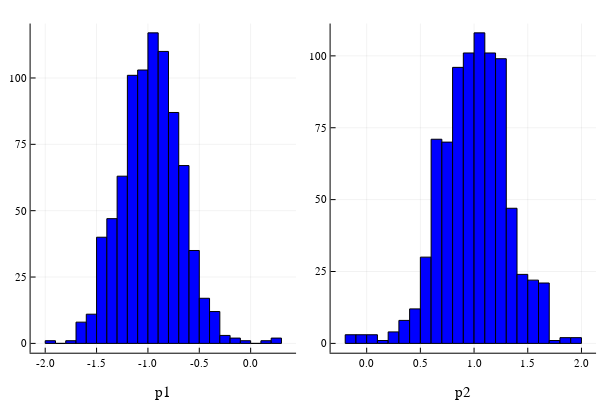
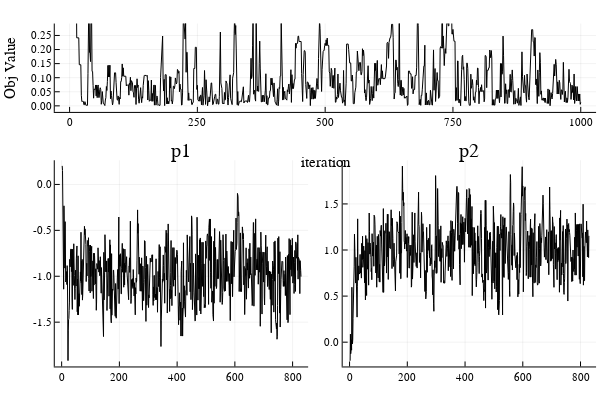

Notebook code cell kept with these figures, in order:
### Markdown cell above
## Inference
When using the BGP algorithm, inference can be done using the first chain. Other chains are used to explore the state space and help to exit local minima.

### Code cell
# Plot histograms for the first chain, the one with which inference should be done.
# Other chains are used to explore the space and avoid local minima
#-------------------------------------------------------------------------------
p1 = histogram(MA.chains[1])
display(p1)

if savePlots == true
    savefig(p1, joinpath(pwd(),"histogram.svg"))
end

# Plot the realization of the first chain
#----------------------------------------
p2 = plot(MA.chains[1])
if savePlots == true
    savefig(p2, joinpath(pwd(),"lines.svg"))
end
display(p2)

### Figure 1 — Plotly figure (JSON) as saved in the notebook; plotly's stock layout.template omitted (floating-point values rounded to 4 significant figures)
{"data": [{"fill": "tozeroy", "fillcolor": "rgba(0, 0, 255, 1.000)", "legendgroup": "y1", "line": {"color": "rgba(0, 0, 0, 1.000)", "dash": "solid", "width": 1}, "mode": "lines", "name": "y1", "showlegend": true, "type": "scatter", "x": [-0.2, -0.2, -0.1, -0.1, -0.2, -0.2], "xaxis": "x2", "y": [3, 0, 0, 3, 3, 3], "yaxis": "y2"}, {"fill": "tozeroy", "fillcolor": "rgba(0, 0, 255, 1.000)", "legendgroup": "y1", "line": {"color": "rgba(0, 0, 0, 1.000)", "dash": "solid", "width": 1}, "mode": "lines", "name": "y1", "showlegend": false, "type": "scatter", "x": [-0.1, -0.1, 0, 0, -0.1, -0.1], "xaxis": "x2", "y": [3, 0, 0, 3, 3, 3], "yaxis": "y2"}, {"fill": "tozeroy", "fillcolor": "rgba(0, 0, 255, 1.000)", "legendgroup": "y1", "line": {"color": "rgba(0, 0, 0, 1.000)", "dash": "solid", "width": 1}, "mode": "lines", "name": "y1", "showlegend": false, "type": "scatter", "x": [0, 0, 0.1, 0.1, 0, 0], "xaxis": "x2", "y": [3, 0, 0, 3, 3, 3], "yaxis": "y2"}, {"fill": "tozeroy", "fillcolor": "rgba(0, 0, 255, 1.000)", "legendgroup": "y1", "line": {"color": "rgba(0, 0, 0, 1.000)", "dash": "solid", "width": 1}, "mode": "lines", "name": "y1", "showlegend": false, "type": "scatter", "x": [0.1, 0.1, 0.2, 0.2, 0.1, 0.1], "xaxis": "x2", "y": [1, 0, 0, 1, 1, 1], "yaxis": "y2"}, {"fill": "tozeroy", "fillcolor": "rgba(0, 0, 255, 1.000)", "legendgroup": "y1", "line": {"color": "rgba(0, 0, 0, 1.000)", "dash": "solid", "width": 1}, "mode": "lines", "name": "y1", "showlegend": false, "type": "scatter", "x": [0.2, 0.2, 0.3, 0.3, 0.2, 0.2], "xaxis": "x2", "y": [4, 0, 0, 4, 4, 4], "yaxis": "y2"}, {"fill": "tozeroy", "fillcolor": "rgba(0, 0, 255, 1.000)", "legendgroup": "y1", "line": {"color": "rgba(0, 0, 0, 1.000)", "dash": "solid", "width": 1}, "mode": "lines", "name": "y1", "showlegend": false, "type": "scatter", "x": [0.3, 0.3, 0.4, 0.4, 0.3, 0.3], "xaxis": "x2", "y": [8, 0, 0, 8, 8, 8], "yaxis": "y2"}, {"fill": "tozeroy", "fillcolor": "rgba(0, 0, 255, 1.000)", "legendgroup": "y1", "line": {"color": "rgba(0, 0, 0, 1.000)", "dash": "solid", "width": 1}, "mode": "lines", "name": "y1", "showlegend": false, "type": "scatter", "x": [0.4, 0.4, 0.5, 0.5, 0.4, 0.4], "xaxis": "x2", "y": [12, 0, 0, 12, 12, 12], "yaxis": "y2"}, {"fill": "tozeroy", "fillcolor": "rgba(0, 0, 255, 1.000)", "legendgroup": "y1", "line": {"color": "rgba(0, 0, 0, 1.000)", "dash": "solid", "width": 1}, "mode": "lines", "name": "y1", "showlegend": false, "type": "scatter", "x": [0.5, 0.5, 0.6, 0.6, 0.5, 0.5], "xaxis": "x2", "y": [30, 0, 0, 30, 30, 30], "yaxis": "y2"}, {"fill": "tozeroy", "fillcolor": "rgba(0, 0, 255, 1.000)", "legendgroup": "y1", "line": {"color": "rgba(0, 0, 0, 1.000)", "dash": "solid", "width": 1}, "mode": "lines", "name": "y1", "showlegend": false, "type": "scatter", "x": [0.6, 0.6, 0.7, 0.7, 0.6, 0.6], "xaxis": "x2", "y": [71, 0, 0, 71, 71, 71], "yaxis": "y2"}, {"fill": "tozeroy", "fillcolor": "rgba(0, 0, 255, 1.000)", "legendgroup": "y1", "line": {"color": "rgba(0, 0, 0, 1.000)", "dash": "solid", "width": 1}, "mode": "lines", "name": "y1", "showlegend": false, "type": "scatter", "x": [0.7, 0.7, 0.8, 0.8, 0.7, 0.7], "xaxis": "x2", "y": [70, 0, 0, 70, 70, 70], "yaxis": "y2"}, {"fill": "tozeroy", "fillcolor": "rgba(0, 0, 255, 1.000)", "legendgroup": "y1", "line": {"color": "rgba(0, 0, 0, 1.000)", "dash": "solid", "width": 1}, "mode": "lines", "name": "y1", "showlegend": false, "type": "scatter", "x": [0.8, 0.8, 0.9, 0.9, 0.8, 0.8], "xaxis": "x2", "y": [96, 0, 0, 96, 96, 96], "yaxis": "y2"}, {"fill": "tozeroy", "fillcolor": "rgba(0, 0, 255, 1.000)", "legendgroup": "y1", "line": {"color": "rgba(0, 0, 0, 1.000)", "dash": "solid", "width": 1}, "mode": "lines", "name": "y1", "showlegend": false, "type": "scatter", "x": [0.9, 0.9, 1, 1, 0.9, 0.9], "xaxis": "x2", "y": [101, 0, 0, 101, 101, 101], "yaxis": "y2"}, {"fill": "tozeroy", "fillcolor": "rgba(0, 0, 255, 1.000)", "legendgroup": "y1", "line": {"color": "rgba(0, 0, 0, 1.000)", "dash": "solid", "width": 1}, "mode": "lines", "name": "y1", "showlegend": false, "type": "scatter", "x": [1, 1, 1.1, 1.1, 1, 1], "xaxis": "x2", "y": [108, 0, 0, 108, 108, 108], "yaxis": "y2"}, {"fill": "tozeroy", "fillcolor": "rgba(0, 0, 255, 1.000)", "legendgroup": "y1", "line": {"color": "rgba(0, 0, 0, 1.000)", "dash": "solid", "width": 1}, "mode": "lines", "name": "y1", "showlegend": false, "type": "scatter", "x": [1.1, 1.1, 1.2, 1.2, 1.1, 1.1], "xaxis": "x2", "y": [101, 0, 0, 101, 101, 101], "yaxis": "y2"}, {"fill": "tozeroy", "fillcolor": "rgba(0, 0, 255, 1.000)", "legendgroup": "y1", "line": {"color": "rgba(0, 0, 0, 1.000)", "dash": "solid", "width": 1}, "mode": "lines", "name": "y1", "showlegend": false, "type": "scatter", "x": [1.2, 1.2, 1.3, 1.3, 1.2, 1.2], "xaxis": "x2", "y": [99, 0, 0, 99, 99, 99], "yaxis": "y2"}, {"fill": "tozeroy", "fillcolor": "rgba(0, 0, 255, 1.000)", "legendgroup": "y1", "line": {"color": "rgba(0, 0, 0, 1.000)", "dash": "solid", "width": 1}, "mode": "lines", "name": "y1", "showlegend": false, "type": "scatter", "x": [1.3, 1.3, 1.4, 1.4, 1.3, 1.3], "xaxis": "x2", "y": [47, 0, 0, 47, 47, 47], "yaxis": "y2"}, {"fill": "tozeroy", "fillcolor": "rgba(0, 0, 255, 1.000)", "legendgroup": "y1", "line": {"color": "rgba(0, 0, 0, 1.000)", "dash": "solid", "width": 1}, "mode": "lines", "name": "y1", "showlegend": false, "type": "scatter", "x": [1.4, 1.4, 1.5, 1.5, 1.4, 1.4], "xaxis": "x2", "y": [24, 0, 0, 24, 24, 24], "yaxis": "y2"}, {"fill": "tozeroy", "fillcolor": "rgba(0, 0, 255, 1.000)", "legendgroup": "y1", "line": {"color": "rgba(0, 0, 0, 1.000)", "dash": "solid", "width": 1}, "mode": "lines", "name": "y1", "showlegend": false, "type": "scatter", "x": [1.5, 1.5, 1.6, 1.6, 1.5, 1.5], "xaxis": "x2", "y": [22, 0, 0, 22, 22, 22], "yaxis": "y2"}, {"fill": "tozeroy", "fillcolor": "rgba(0, 0, 255, 1.000)", "legendgroup": "y1", "line": {"color": "rgba(0, 0, 0, 1.000)", "dash": "solid", "width": 1}, "mode": "lines", "name": "y1", "showlegend": false, "type": "scatter", "x": [1.6, 1.6, 1.7, 1.7, 1.6, 1.6], "xaxis": "x2", "y": [21, 0, 0, 21, 21, 21], "yaxis": "y2"}, {"fill": "tozeroy", "fillcolor": "rgba(0, 0, 255, 1.000)", "legendgroup": "y1", "line": {"color": "rgba(0, 0, 0, 1.000)", "dash": "solid", "width": 1}, "mode": "lines", "name": "y1", "showlegend": false, "type": "scatter", "x": [1.7, 1.7, 1.8, 1.8, 1.7, 1.7], "xaxis": "x2", "y": [1, 0, 0, 1, 1, 1], "yaxis": "y2"}, {"fill": "tozeroy", "fillcolor": "rgba(0, 0, 255, 1.000)", "legendgroup": "y1", "line": {"color": "rgba(0, 0, 0, 1.000)", "dash": "solid", "width": 1}, "mode": "lines", "name": "y1", "showlegend": false, "type": "scatter", "x": [1.8, 1.8, 1.9, 1.9, 1.8, 1.8], "xaxis": "x2", "y": [2, 0, 0, 2, 2, 2], "yaxis": "y2"}, {"fill": "tozeroy", "fillcolor": "rgba(0, 0, 255, 1.000)", "legendgroup": "y1", "line": {"color": "rgba(0, 0, 0, 1.000)", "dash": "solid", "width": 1}, "mode": "lines", "name": "y1", "showlegend": false, "type": "scatter", "x": [1.9, 1.9, 2, 2, 1.9, 1.9], "xaxis": "x2", "y": [2, 0, 0, 2, 2, 2], "yaxis": "y2"}, {"fill": "tozeroy", "fillcolor": "rgba(0, 0, 255, 1.000)", "legendgroup": "y2", "line": {"color": "rgba(0, 0, 0, 1.000)", "dash": "solid", "width": 1}, "mode": "lines", "name": "y2", "showlegend": true, "type": "scatter", "x": [-2, -2, -1.9, -1.9, -2, -2], "xaxis": "x1", "y": [1, 0, 0, 1, 1, 1], "yaxis": "y1"}, {"fill": "tozeroy", "fillcolor": "rgba(0, 0, 255, 1.000)", "legendgroup": "y2", "line": {"color": "rgba(0, 0, 0, 1.000)", "dash": "solid", "width": 1}, "mode": "lines", "name": "y2", "showlegend": false, "type": "scatter", "x": [-1.9, -1.9, -1.8, -1.8, -1.9, -1.9], "xaxis": "x1", "y": [0, 0, 0, 0, 0, 0], "yaxis": "y1"}, {"fill": "tozeroy", "fillcolor": "rgba(0, 0, 255, 1.000)", "legendgroup": "y2", "line": {"color": "rgba(0, 0, 0, 1.000)", "dash": "solid", "width": 1}, "mode": "lines", "name": "y2", "showlegend": false, "type": "scatter", "x": [-1.8, -1.8, -1.7, -1.7, -1.8, -1.8], "xaxis": "x1", "y": [1, 0, 0, 1, 1, 1], "yaxis": "y1"}, {"fill": "tozeroy", "fillcolor": "rgba(0, 0, 255, 1.000)", "legendgroup": "y2", "line": {"color": "rgba(0, 0, 0, 1.000)", "dash": "solid", "width": 1}, "mode": "lines", "name": "y2", "showlegend": false, "type": "scatter", "x": [-1.7, -1.7, -1.6, -1.6, -1.7, -1.7], "xaxis": "x1", "y": [8, 0, 0, 8, 8, 8], "yaxis": "y1"}, {"fill": "tozeroy", "fillcolor": "rgba(0, 0, 255, 1.000)", "legendgroup": "y2", "line": {"color": "rgba(0, 0, 0, 1.000)", "dash": "solid", "width": 1}, "mode": "lines", "name": "y2", "showlegend": false, "type": "scatter", "x": [-1.6, -1.6, -1.5, -1.5, -1.6, -1.6], "xaxis": "x1", "y": [11, 0, 0, 11, 11, 11], "yaxis": "y1"}, {"fill": "tozeroy", "fillcolor": "rgba(0, 0, 255, 1.000)", "legendgroup": "y2", "line": {"color": "rgba(0, 0, 0, 1.000)", "dash": "solid", "width": 1}, "mode": "lines", "name": "y2", "showlegend": false, "type": "scatter", "x": [-1.5, -1.5, -1.4, -1.4, -1.5, -1.5], "xaxis": "x1", "y": [40, 0, 0, 40, 40, 40], "yaxis": "y1"}, {"fill": "tozeroy", "fillcolor": "rgba(0, 0, 255, 1.000)", "legendgroup": "y2", "line": {"color": "rgba(0, 0, 0, 1.000)", "dash": "solid", "width": 1}, "mode": "lines", "name": "y2", "showlegend": false, "type": "scatter", "x": [-1.4, -1.4, -1.3, -1.3, -1.4, -1.4], "xaxis": "x1", "y": [47, 0, 0, 47, 47, 47], "yaxis": "y1"}, {"fill": "tozeroy", "fillcolor": "rgba(0, 0, 255, 1.000)", "legendgroup": "y2", "line": {"color": "rgba(0, 0, 0, 1.000)", "dash": "solid", "width": 1}, "mode": "lines", "name": "y2", "showlegend": false, "type": "scatter", "x": [-1.3, -1.3, -1.2, -1.2, -1.3, -1.3], "xaxis": "x1", "y": [63, 0, 0, 63, 63, 63], "yaxis": "y1"}, {"fill": "tozeroy", "fillcolor": "rgba(0, 0, 255, 1.000)", "legendgroup": "y2", "line": {"color": "rgba(0, 0, 0, 1.000)", "dash": "solid", "width": 1}, "mode": "lines", "name": "y2", "showlegend": false, "type": "scatter", "x": [-1.2, -1.2, -1.1, -1.1, -1.2, -1.2], "xaxis": "x1", "y": [101, 0, 0, 101, 101, 101], "yaxis": "y1"}, {"fill": "tozeroy", "fillcolor": "rgba(0, 0, 255, 1.000)", "legendgroup": "y2", "line": {"color": "rgba(0, 0, 0, 1.000)", "dash": "solid", "width": 1}, "mode": "lines", "name": "y2", "showlegend": false, "type": "scatter", "x": [-1.1, -1.1, -1, -1, -1.1, -1.1], "xaxis": "x1", "y": [103, 0, 0, 103, 103, 103], "yaxis": "y1"}, {"fill": "tozeroy", "fillcolor": "rgba(0, 0, 255, 1.000)", "legendgroup": "y2", "line": {"color": "rgba(0, 0, 0, 1.000)", "dash": "solid", "width": 1}, "mode": "lines", "name": "y2", "showlegend": false, "type": "scatter", "x": [-1, -1, -0.9, -0.9, -1, -1], "xaxis": "x1", "y": [117, 0, 0, 117, 117, 117], "yaxis": "y1"}, {"fill": "tozeroy", "fillcolor": "rgba(0, 0, 255, 1.000)", "legendgroup": "y2", "line": {"color": "rgba(0, 0, 0, 1.000)", "dash": "solid", "width": 1}, "mode": "lines", "name": "y2", "showlegend": false, "type": "scatter", "x": [-0.9, -0.9, -0.8, -0.8, -0.9, -0.9], "xaxis": "x1", "y": [110, 0, 0, 110, 110, 110], "yaxis": "y1"}, {"fill": "tozeroy", "fillcolor": "rgba(0, 0, 255, 1.000)", "legendgroup": "y2", "line": {"color": "rgba(0, 0, 0, 1.000)", "dash": "solid", "width": 1}, "mode": "lines", "name": "y2", "showlegend": false, "type": "scatter", "x": [-0.8, -0.8, -0.7, -0.7, -0.8, -0.8], "xaxis": "x1", "y": [87, 0, 0, 87, 87, 87], "yaxis": "y1"}, {"fill": "tozeroy", "fillcolor": "rgba(0, 0, 255, 1.000)", "legendgroup": "y2", "line": {"color": "rgba(0, 0, 0, 1.000)", "dash": "solid", "width": 1}, "mode": "lines", "name": "y2", "showlegend": false, "type": "scatter", "x": [-0.7, -0.7, -0.6, -0.6, -0.7, -0.7], "xaxis": "x1", "y": [67, 0, 0, 67, 67, 67], "yaxis": "y1"}, {"fill": "tozeroy", "fillcolor": "rgba(0, 0, 255, 1.000)", "legendgroup": "y2", "line": {"color": "rgba(0, 0, 0, 1.000)", "dash": "solid", "width": 1}, "mode": "lines", "name": "y2", "showlegend": false, "type": "scatter", "x": [-0.6, -0.6, -0.5, -0.5, -0.6, -0.6], "xaxis": "x1", "y": [35, 0, 0, 35, 35, 35], "yaxis": "y1"}, {"fill": "tozeroy", "fillcolor": "rgba(0, 0, 255, 1.000)", "legendgroup": "y2", "line": {"color": "rgba(0, 0, 0, 1.000)", "dash": "solid", "width": 1}, "mode": "lines", "name": "y2", "showlegend": false, "type": "scatter", "x": [-0.5, -0.5, -0.4, -0.4, -0.5, -0.5], "xaxis": "x1", "y": [17, 0, 0, 17, 17, 17], "yaxis": "y1"}, {"fill": "tozeroy", "fillcolor": "rgba(0, 0, 255, 1.000)", "legendgroup": "y2", "line": {"color": "rgba(0, 0, 0, 1.000)", "dash": "solid", "width": 1}, "mode": "lines", "name": "y2", "showlegend": false, "type": "scatter", "x": [-0.4, -0.4, -0.3, -0.3, -0.4, -0.4], "xaxis": "x1", "y": [12, 0, 0, 12, 12, 12], "yaxis": "y1"}, {"fill": "tozeroy", "fillcolor": "rgba(0, 0, 255, 1.000)", "legendgroup": "y2", "line": {"color": "rgba(0, 0, 0, 1.000)", "dash": "solid", "width": 1}, "mode": "lines", "name": "y2", "showlegend": false, "type": "scatter", "x": [-0.3, -0.3, -0.2, -0.2, -0.3, -0.3], "xaxis": "x1", "y": [3, 0, 0, 3, 3, 3], "yaxis": "y1"}, {"fill": "tozeroy", "fillcolor": "rgba(0, 0, 255, 1.000)", "legendgroup": "y2", "line": {"color": "rgba(0, 0, 0, 1.000)", "dash": "solid", "width": 1}, "mode": "lines", "name": "y2", "showlegend": false, "type": "scatter", "x": [-0.2, -0.2, -0.1, -0.1, -0.2, -0.2], "xaxis": "x1", "y": [2, 0, 0, 2, 2, 2], "yaxis": "y1"}, {"fill": "tozeroy", "fillcolor": "rgba(0, 0, 255, 1.000)", "legendgroup": "y2", "line": {"color": "rgba(0, 0, 0, 1.000)", "dash": "solid", "width": 1}, "mode": "lines", "name": "y2", "showlegend": false, "type": "scatter", "x": [-0.1, -0.1, 0, 0, -0.1, -0.1], "xaxis": "x1", "y": [1, 0, 0, 1, 1, 1], "yaxis": "y1"}, {"fill": "tozeroy", "fillcolor": "rgba(0, 0, 255, 1.000)", "legendgroup": "y2", "line": {"color": "rgba(0, 0, 0, 1.000)", "dash": "solid", "width": 1}, "mode": "lines", "name": "y2", "showlegend": false, "type": "scatter", "x": [0, 0, 0.1, 0.1, 0, 0], "xaxis": "x1", "y": [0, 0, 0, 0, 0, 0], "yaxis": "y1"}, {"fill": "tozeroy", "fillcolor": "rgba(0, 0, 255, 1.000)", "legendgroup": "y2", "line": {"color": "rgba(0, 0, 0, 1.000)", "dash": "solid", "width": 1}, "mode": "lines", "name": "y2", "showlegend": false, "type": "scatter", "x": [0.1, 0.1, 0.2, 0.2, 0.1, 0.1], "xaxis": "x1", "y": [1, 0, 0, 1, 1, 1], "yaxis": "y1"}, {"fill": "tozeroy", "fillcolor": "rgba(0, 0, 255, 1.000)", "legendgroup": "y2", "line": {"color": "rgba(0, 0, 0, 1.000)", "dash": "solid", "width": 1}, "mode": "lines", "name": "y2", "showlegend": false, "type": "scatter", "x": [0.2, 0.2, 0.3, 0.3, 0.2, 0.2], "xaxis": "x1", "y": [2, 0, 0, 2, 2, 2], "yaxis": "y1"}], "layout": {"annotations": [], "height": 400, "margin": {"b": 20, "l": 0, "r": 0, "t": 20}, "paper_bgcolor": "rgba(255, 255, 255, 1.000)", "plot_bgcolor": "rgba(255, 255, 255, 1.000)", "showlegend": false, "width": 600, "xaxis1": {"anchor": "y1", "domain": [0.05101, 0.4934], "gridcolor": "rgba(0, 0, 0, 0.100)", "gridwidth": 0.5, "linecolor": "rgba(0, 0, 0, 1.000)", "mirror": false, "range": [-2.142, 0.4421], "showgrid": true, "showline": true, "showticklabels": true, "tickangle": 0, "tickcolor": "rgb(0, 0, 0)", "tickfont": {"color": "rgba(0, 0, 0, 1.000)", "family": "sans-serif", "size": 11}, "tickmode": "array", "ticks": "inside", "ticktext": ["-2.0", "-1.5", "-1.0", "-0.5", "0.0"], "tickvals": [-2, -1.5, -1, -0.5, 0], "title": "p1", "titlefont": {"color": "rgba(0, 0, 0, 1.000)", "family": "sans-serif", "size": 15}, "type": "-", "visible": true, "zeroline": false, "zerolinecolor": "rgba(0, 0, 0, 1.000)"}, "xaxis2": {"anchor": "y2", "domain": [0.551, 0.9934], "gridcolor": "rgba(0, 0, 0, 0.100)", "gridwidth": 0.5, "linecolor": "rgba(0, 0, 0, 1.000)", "mirror": false, "range": [-0.336, 2.136], "showgrid": true, "showline": true, "showticklabels": true, "tickangle": 0, "tickcolor": "rgb(0, 0, 0)", "tickfont": {"color": "rgba(0, 0, 0, 1.000)", "family": "sans-serif", "size": 11}, "tickmode": "array", "ticks": "inside", "ticktext": ["0.0", "0.5", "1.0", "1.5", "2.0"], "tickvals": [0, 0.5, 1, 1.5, 2], "title": "p2", "titlefont": {"color": "rgba(0, 0, 0, 1.000)", "family": "sans-serif", "size": 15}, "type": "-", "visible": true, "zeroline": false, "zerolinecolor": "rgba(0, 0, 0, 1.000)"}, "yaxis1": {"anchor": "x1", "domain": [0.07581, 0.9902], "gridcolor": "rgba(0, 0, 0, 0.100)", "gridwidth": 0.5, "linecolor": "rgba(0, 0, 0, 1.000)", "mirror": false, "range": [-3.51, 120.5], "showgrid": true, "showline": true, "showticklabels": true, "tickangle": 0, "tickcolor": "rgb(0, 0, 0)", "tickfont": {"color": "rgba(0, 0, 0, 1.000)", "family": "sans-serif", "size": 11}, "tickmode": "array", "ticks": "inside", "ticktext": ["0", "25", "50", "75", "100"], "tickvals": [0, 25, 50, 75, 100], "title": "", "titlefont": {"color": "rgba(0, 0, 0, 1.000)", "family": "sans-serif", "size": 15}, "type": "-", "visible": true, "zeroline": false, "zerolinecolor": "rgba(0, 0, 0, 1.000)"}, "yaxis2": {"anchor": "x2", "domain": [0.07581, 0.9902], "gridcolor": "rgba(0, 0, 0, 0.100)", "gridwidth": 0.5, "linecolor": "rgba(0, 0, 0, 1.000)", "mirror": false, "range": [-3.24, 111.2], "showgrid": true, "showline": true, "showticklabels": true, "tickangle": 0, "tickcolor": "rgb(0, 0, 0)", "tickfont": {"color": "rgba(0, 0, 0, 1.000)", "family": "sans-serif", "size": 11}, "tickmode": "array", "ticks": "inside", "ticktext": ["0", "25", "50", "75", "100"], "tickvals": [0, 25, 50, 75, 100], "title": "", "titlefont": {"color": "rgba(0, 0, 0, 1.000)", "family": "sans-serif", "size": 15}, "type": "-", "visible": true, "zeroline": false, "zerolinecolor": "rgba(0, 0, 0, 1.000)"}}}

### Figure 2 — Plotly figure (JSON) as saved in the notebook; plotly's stock layout.template omitted (floating-point values rounded to 4 significant figures; data arrays with more than 128 entries replaced by an {"elided": "..."} marker saying what was removed)
{"data": [{"colorbar": {"title": ""}, "hoverinfo": "text", "legendgroup": "y1", "line": {"color": "rgba(0, 0, 0, 1.000)", "dash": "solid", "shape": "linear", "width": 1}, "mode": "lines", "name": "y1", "showlegend": true, "text": {"elided": "1000 null values"}, "type": "scatter", "x": {"elided": "1000 int values"}, "xaxis": "x1", "y": {"elided": "1000 float values"}, "yaxis": "y1"}, {"colorbar": {"title": ""}, "hoverinfo": "text", "legendgroup": "y2", "line": {"color": "rgba(0, 0, 0, 1.000)", "dash": "solid", "shape": "linear", "width": 1}, "mode": "lines", "name": "y2", "showlegend": true, "text": {"elided": "829 null values"}, "type": "scatter", "x": {"elided": "829 int values"}, "xaxis": "x3", "y": {"elided": "829 float values"}, "yaxis": "y3"}, {"colorbar": {"title": ""}, "hoverinfo": "text", "legendgroup": "y3", "line": {"color": "rgba(0, 0, 0, 1.000)", "dash": "solid", "shape": "linear", "width": 1}, "mode": "lines", "name": "y3", "showlegend": true, "text": {"elided": "829 null values"}, "type": "scatter", "x": {"elided": "829 int values"}, "xaxis": "x2", "y": {"elided": "829 float values"}, "yaxis": "y2"}], "layout": {"annotations": [{"font": {"color": "rgba(0, 0, 0, 1.000)", "family": "sans-serif", "size": 20}, "rotation": 0, "showarrow": false, "text": "p1", "x": 0.3024, "xanchor": "center", "xref": "paper", "y": 0.6689, "yanchor": "top", "yref": "paper"}, {"font": {"color": "rgba(0, 0, 0, 1.000)", "family": "sans-serif", "size": 20}, "rotation": 0, "showarrow": false, "text": "p2", "x": 0.7823, "xanchor": "center", "xref": "paper", "y": 0.6689, "yanchor": "top", "yref": "paper"}], "height": 400, "margin": {"b": 20, "l": 0, "r": 0, "t": 20}, "paper_bgcolor": "rgba(255, 255, 255, 1.000)", "plot_bgcolor": "rgba(255, 255, 255, 1.000)", "showlegend": false, "width": 600, "xaxis1": {"anchor": "y1", "domain": [0.09128, 0.9934], "gridcolor": "rgba(0, 0, 0, 0.100)", "gridwidth": 0.5, "linecolor": "rgba(0, 0, 0, 1.000)", "mirror": false, "range": [-28.97, 1030.0], "showgrid": true, "showline": true, "showticklabels": true, "tickangle": 0, "tickcolor": "rgb(0, 0, 0)", "tickfont": {"color": "rgba(0, 0, 0, 1.000)", "family": "sans-serif", "size": 11}, "tickmode": "array", "ticks": "inside", "ticktext": ["0", "250", "500", "750", "1000"], "tickvals": [0, 250, 500, 750, 1000], "title": "iteration", "titlefont": {"color": "rgba(0, 0, 0, 1.000)", "family": "sans-serif", "size": 15}, "type": "-", "visible": true, "zeroline": false, "zerolinecolor": "rgba(0, 0, 0, 1.000)"}, "xaxis2": {"anchor": "y2", "domain": [0.09128, 0.5136], "gridcolor": "rgba(0, 0, 0, 0.100)", "gridwidth": 0.5, "linecolor": "rgba(0, 0, 0, 1.000)", "mirror": false, "range": [-23.84, 853.8], "showgrid": true, "showline": true, "showticklabels": true, "tickangle": 0, "tickcolor": "rgb(0, 0, 0)", "tickfont": {"color": "rgba(0, 0, 0, 1.000)", "family": "sans-serif", "size": 11}, "tickmode": "array", "ticks": "inside", "ticktext": ["0", "200", "400", "600", "800"], "tickvals": [0, 200, 400, 600, 800], "title": "", "titlefont": {"color": "rgba(0, 0, 0, 1.000)", "family": "sans-serif", "size": 15}, "type": "-", "visible": true, "zeroline": false, "zerolinecolor": "rgba(0, 0, 0, 1.000)"}, "xaxis3": {"anchor": "y3", "domain": [0.5711, 0.9934], "gridcolor": "rgba(0, 0, 0, 0.100)", "gridwidth": 0.5, "linecolor": "rgba(0, 0, 0, 1.000)", "mirror": false, "range": [-23.84, 853.8], "showgrid": true, "showline": true, "showticklabels": true, "tickangle": 0, "tickcolor": "rgb(0, 0, 0)", "tickfont": {"color": "rgba(0, 0, 0, 1.000)", "family": "sans-serif", "size": 11}, "tickmode": "array", "ticks": "inside", "ticktext": ["0", "200", "400", "600", "800"], "tickvals": [0, 200, 400, 600, 800], "title": "", "titlefont": {"color": "rgba(0, 0, 0, 1.000)", "family": "sans-serif", "size": 15}, "type": "-", "visible": true, "zeroline": false, "zerolinecolor": "rgba(0, 0, 0, 1.000)"}, "yaxis1": {"anchor": "x1", "domain": [0.7447, 0.9902], "gridcolor": "rgba(0, 0, 0, 0.100)", "gridwidth": 0.5, "linecolor": "rgba(0, 0, 0, 1.000)", "mirror": false, "range": [-0.02152, 0.2923], "showgrid": true, "showline": true, "showticklabels": true, "tickangle": 0, "tickcolor": "rgb(0, 0, 0)", "tickfont": {"color": "rgba(0, 0, 0, 1.000)", "family": "sans-serif", "size": 11}, "tickmode": "array", "ticks": "inside", "ticktext": ["0.00", "0.05", "0.10", "0.15", "0.20", "0.25"], "tickvals": [0, 0.05, 0.1, 0.15, 0.2, 0.25], "title": "Obj Value", "titlefont": {"color": "rgba(0, 0, 0, 1.000)", "family": "sans-serif", "size": 15}, "type": "-", "visible": true, "zeroline": false, "zerolinecolor": "rgba(0, 0, 0, 1.000)"}, "yaxis2": {"anchor": "x2", "domain": [0.03762, 0.6104], "gridcolor": "rgba(0, 0, 0, 0.100)", "gridwidth": 0.5, "linecolor": "rgba(0, 0, 0, 1.000)", "mirror": false, "range": [-1.982, 0.2636], "showgrid": true, "showline": true, "showticklabels": true, "tickangle": 0, "tickcolor": "rgb(0, 0, 0)", "tickfont": {"color": "rgba(0, 0, 0, 1.000)", "family": "sans-serif", "size": 11}, "tickmode": "array", "ticks": "inside", "ticktext": ["-1.5", "-1.0", "-0.5", "0.0"], "tickvals": [-1.5, -1, -0.5, 0], "title": "", "titlefont": {"color": "rgba(0, 0, 0, 1.000)", "family": "sans-serif", "size": 15}, "type": "-", "visible": true, "zeroline": false, "zerolinecolor": "rgba(0, 0, 0, 1.000)"}, "yaxis3": {"anchor": "x3", "domain": [0.03762, 0.6104], "gridcolor": "rgba(0, 0, 0, 0.100)", "gridwidth": 0.5, "linecolor": "rgba(0, 0, 0, 1.000)", "mirror": false, "range": [-0.2633, 1.974], "showgrid": true, "showline": true, "showticklabels": true, "tickangle": 0, "tickcolor": "rgb(0, 0, 0)", "tickfont": {"color": "rgba(0, 0, 0, 1.000)", "family": "sans-serif", "size": 11}, "tickmode": "array", "ticks": "inside", "ticktext": ["0.0", "0.5", "1.0", "1.5"], "tickvals": [0, 0.5, 1, 1.5], "title": "", "titlefont": {"color": "rgba(0, 0, 0, 1.000)", "family": "sans-serif", "size": 15}, "type": "-", "visible": true, "zeroline": false, "zerolinecolor": "rgba(0, 0, 0, 1.000)"}}}
